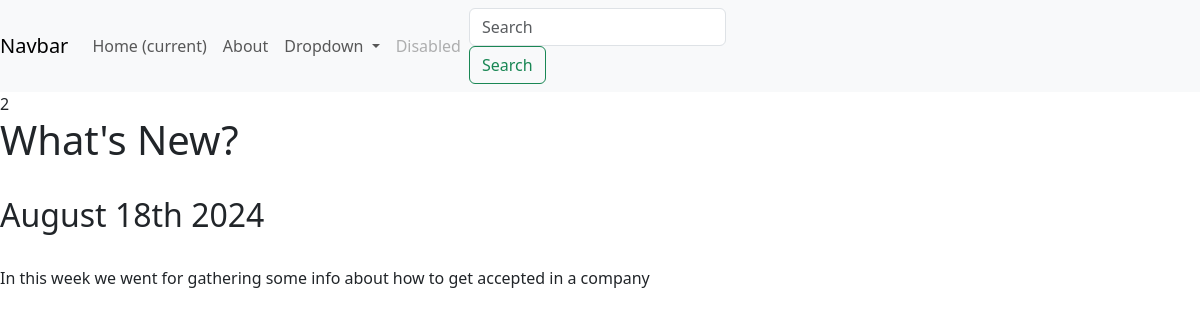
Page /blog/2 on the committed database.
### blog/models.py (models this page shows)
class BlogModel(models.Model):
    linkTitle = models.CharField(max_length=100)
    shortInfo = models.TextField()
    date = models.DateField(auto_now_add=True)
    url = models.URLField(blank=True)       # if we dont want to make url for the new project created in admin section we add blank=True

### blog/views.py (the view)
# urls.py: path('<int:blog_id>', views.detail, name='detail'),
def detail(request, blog_id):
    blog = get_object_or_404(BlogModel, pk=blog_id)     # get_object_or_404() is a method which check if our BlogModel site is available or not; pk(primary key) In Django models, each model has a primary key field that uniquely identifies each record in the database table.
    return render(request, 'blog/blog_allUrls/detail.html', {'id':blog_id, 'blog':blog})

### blog/templates/blog/blog_allUrls/detail.html
{% extends 'portfolio/base.html' %}
{% block content %}
{{ id }} <br>
<h1>{{ blog.linkTitle }}</h1>
<br>
<h2>{{ blog.date|date:'F jS Y'}}</h2>
<br>
{{ blog.shortInfo|safe }}
{% endblock %}

### rows in the picture
BlogModel: linkTitle "What's New?", date "August 18th 2024", shortInfo "In this week we went for gathering some info about how to get accepted in a company"

### other values in the picture
{{ id }} "2"
